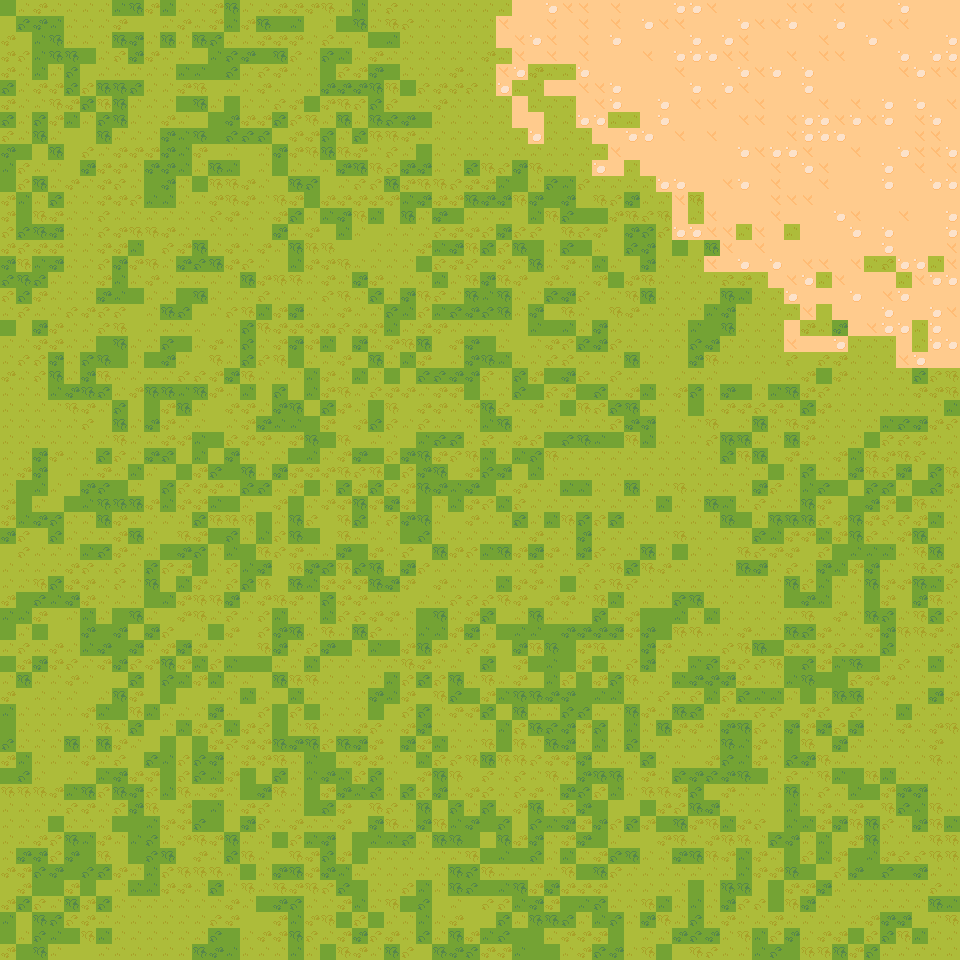

Rendered tile map (Tiled .tmx) drawn with the repository's tilesets; below, a short description and the map source with its tile grids summarised:
An orthogonal 60x60 tile map with 16x16 px tiles, 1 tile layer (Tile Layer 1).

<map version="1.10" tiledversion="1.11.2" orientation="orthogonal" renderorder="right-down" width="60" height="60" tilewidth="16" tileheight="16" infinite="0" nextlayerid="2" nextobjectid="1">
 <tileset firstgid="1" name="TilesetFloor" tilewidth="16" tileheight="16" tilecount="572" columns="22">
  <image source="NinjaPack/Backgrounds/Tilesets/TilesetFloor.png" width="352" height="417" />
  <wangsets>
   <wangset name="Floors" type="mixed" tile="-1">
    <wangcolor name="Sand" color="#ff0000" tile="-1" probability="1" />
    <wangcolor name="Grass" color="#00ff00" tile="-1" probability="1" />
    <wangtile tileid="23" wangid="1,1,1,1,1,1,1,1" />
    <wangtile tileid="34" wangid="1,1,1,1,1,1,1,1" />
    <wangtile tileid="99" wangid="1,1,1,1,1,1,1,1" />
    <wangtile tileid="100" wangid="1,1,1,1,1,1,1,1" />
    <wangtile tileid="244" wangid="2,2,2,2,2,2,2,2" />
    <wangtile tileid="245" wangid="2,2,2,2,2,2,2,2" />
    <wangtile tileid="264" wangid="2,2,2,2,2,2,2,2" />
    <wangtile tileid="265" wangid="2,2,2,2,2,2,2,2" />
    <wangtile tileid="266" wangid="2,2,2,2,2,2,2,2" />
    <wangtile tileid="267" wangid="2,2,2,2,2,2,2,2" />
    <wangtile tileid="268" wangid="2,2,2,2,2,2,2,2" />
    <wangtile tileid="275" wangid="2,2,2,2,2,2,2,2" />
    <wangtile tileid="276" wangid="2,2,2,2,2,2,2,2" />
    <wangtile tileid="277" wangid="2,2,2,2,2,2,2,2" />
    <wangtile tileid="278" wangid="2,2,2,2,2,2,2,2" />
    <wangtile tileid="279" wangid="2,2,2,2,2,2,2,2" />
   </wangset>
  </wangsets>
 </tileset>
 <layer id="1" name="Tile Layer 1" width="60" height="60">
  <data>[3600 cells, 3600 non-empty, 16 distinct tile ids]</data>
 </layer>
</map>
